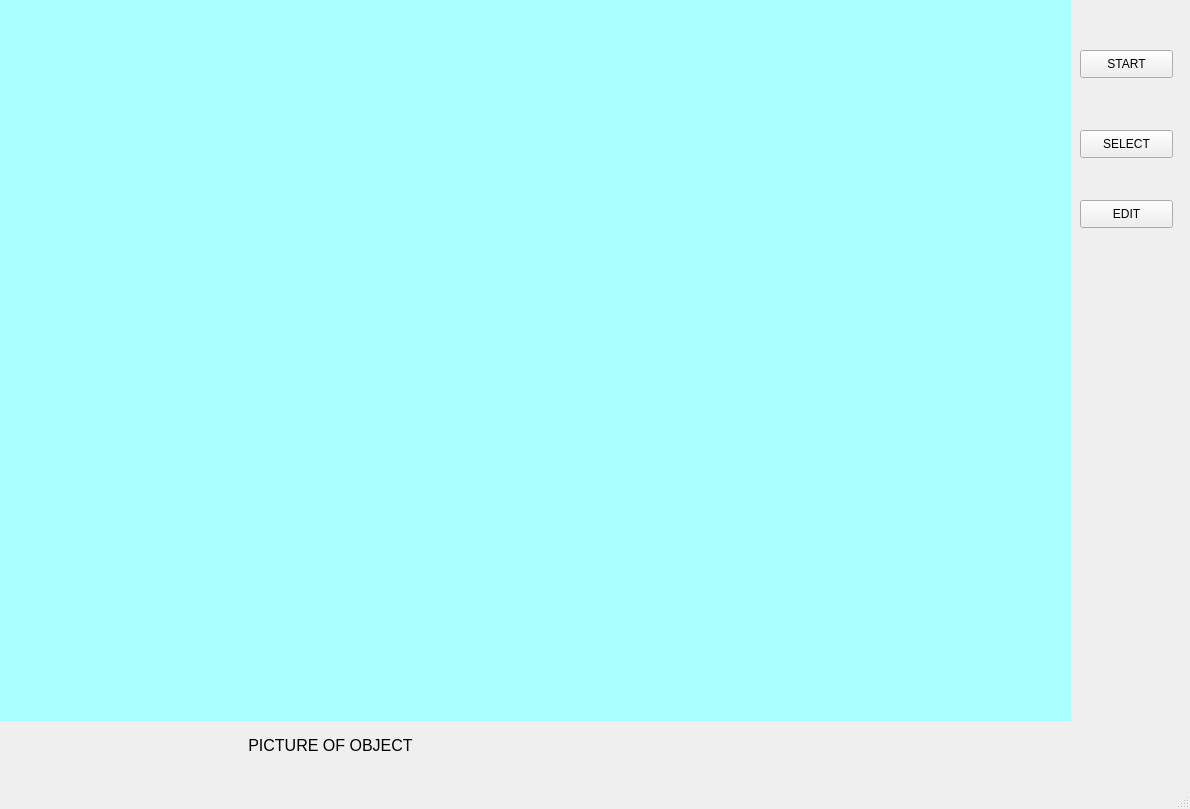
<?xml version="1.0" encoding="UTF-8"?>
<ui version="4.0">
 <class>MainWindow</class>
 <widget class="QMainWindow" name="MainWindow">
  <property name="geometry">
   <rect>
    <x>0</x>
    <y>0</y>
    <width>1190</width>
    <height>809</height>
   </rect>
  </property>
  <property name="windowTitle">
   <string>MainWindow</string>
  </property>
  <widget class="QWidget" name="centralwidget">
   <widget class="QLabel" name="label">
    <property name="geometry">
     <rect>
      <x>520</x>
      <y>910</y>
      <width>631</width>
      <height>31</height>
     </rect>
    </property>
    <property name="font">
     <font>
      <pointsize>14</pointsize>
     </font>
    </property>
    <property name="text">
     <string>COPY@RIGHT : XUAN KY AUTOMATION - 17-3-2024   </string>
    </property>
   </widget>
   <widget class="QLabel" name="lbl_video">
    <property name="geometry">
     <rect>
      <x>0</x>
      <y>0</y>
      <width>1071</width>
      <height>721</height>
     </rect>
    </property>
    <property name="font">
     <font>
      <pointsize>14</pointsize>
     </font>
    </property>
    <property name="autoFillBackground">
     <bool>false</bool>
    </property>
    <property name="styleSheet">
     <string notr="true">background-color: rgb(170, 255, 255);
color: rgb(255, 0, 0);</string>
    </property>
    <property name="text">
     <string/>
    </property>
    <property name="scaledContents">
     <bool>false</bool>
    </property>
    <property name="alignment">
     <set>Qt::AlignLeading|Qt::AlignLeft|Qt::AlignTop</set>
    </property>
   </widget>
   <widget class="QLabel" name="video_name">
    <property name="geometry">
     <rect>
      <x>150</x>
      <y>730</y>
      <width>361</width>
      <height>31</height>
     </rect>
    </property>
    <property name="font">
     <font>
      <pointsize>12</pointsize>
     </font>
    </property>
    <property name="text">
     <string>PICTURE OF OBJECT</string>
    </property>
    <property name="alignment">
     <set>Qt::AlignCenter</set>
    </property>
   </widget>
   <widget class="QPushButton" name="START">
    <property name="geometry">
     <rect>
      <x>1080</x>
      <y>50</y>
      <width>93</width>
      <height>28</height>
     </rect>
    </property>
    <property name="text">
     <string>START</string>
    </property>
   </widget>
   <widget class="QPushButton" name="SELECT">
    <property name="geometry">
     <rect>
      <x>1080</x>
      <y>130</y>
      <width>93</width>
      <height>28</height>
     </rect>
    </property>
    <property name="text">
     <string>SELECT</string>
    </property>
   </widget>
   <widget class="QPushButton" name="EDIT">
    <property name="geometry">
     <rect>
      <x>1080</x>
      <y>200</y>
      <width>93</width>
      <height>28</height>
     </rect>
    </property>
    <property name="text">
     <string>EDIT</string>
    </property>
   </widget>
  </widget>
  <widget class="QMenuBar" name="menubar">
   <property name="geometry">
    <rect>
     <x>0</x>
     <y>0</y>
     <width>1190</width>
     <height>26</height>
    </rect>
   </property>
  </widget>
  <widget class="QStatusBar" name="statusbar"/>
  <action name="SelectVideo">
   <property name="text">
    <string>SelectVideoSource</string>
   </property>
  </action>
  <action name="actionSelect_Best_pt">
   <property name="text">
    <string>Select Best.pt</string>
   </property>
  </action>
  <action name="StartDetection">
   <property name="text">
    <string>Start Video Detection</string>
   </property>
  </action>
  <action name="Exit">
   <property name="text">
    <string>Exit</string>
   </property>
  </action>
  <action name="actionselectvideo">
   <property name="text">
    <string>SelectVideo</string>
   </property>
  </action>
  <action name="startdetect">
   <property name="text">
    <string>StartDetect</string>
   </property>
  </action>
  <action name="exit">
   <property name="text">
    <string>Exit</string>
   </property>
  </action>
  <action name="actionSelectVideo">
   <property name="text">
    <string>SelectVideo</string>
   </property>
  </action>
  <action name="actionStartDetect">
   <property name="text">
    <string>StartDetect</string>
   </property>
  </action>
  <action name="actionExit">
   <property name="text">
    <string>Exit</string>
   </property>
  </action>
 </widget>
 <resources/>
 <connections/>
</ui>
